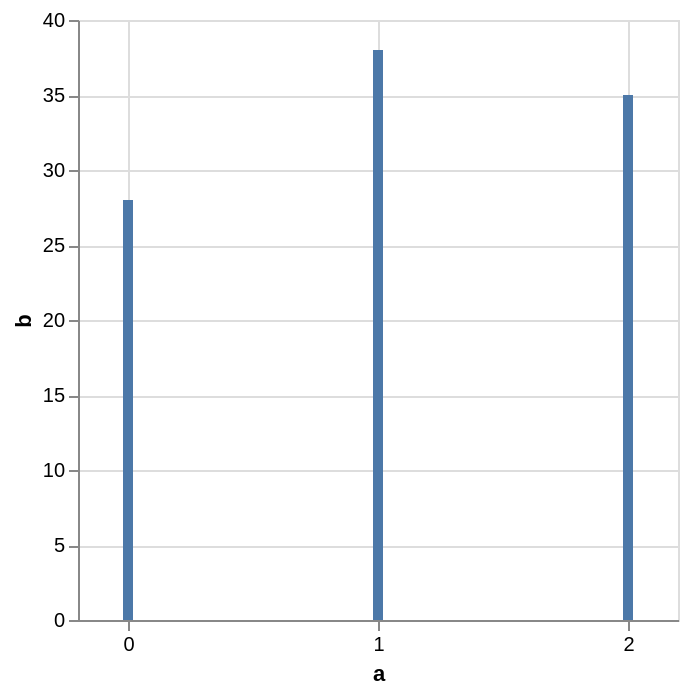

Specify this chart in Vega-Lite:
### Vega specification from a JSON file in a GitHub repository (floating-point values rounded to 4 significant figures)
{"$schema": "https://vega.github.io/schema/vega/v5.json", "description": "A simple bar chart with integer axis.", "background": "white", "padding": 5, "width": 300, "height": 300, "style": "cell", "data": [{"name": "source_0", "values": [{"a": 0, "b": 28}, {"a": 1, "b": 38}, {"a": 2, "b": 35}]}, {"name": "data_0", "source": "source_0", "transform": [{"type": "stack", "groupby": ["a"], "field": "b", "sort": {"field": [], "order": []}, "as": ["b_start", "b_end"], "offset": "zero"}, {"type": "filter", "expr": "isValid(datum[\"a\"]) && isFinite(+datum[\"a\"]) && isValid(datum[\"b\"]) && isFinite(+datum[\"b\"])"}]}], "marks": [{"name": "marks", "type": "rect", "style": ["bar"], "from": {"data": "data_0"}, "encode": {"update": {"fill": {"value": "#4c78a8"}, "ariaRoleDescription": {"value": "bar"}, "description": {"signal": "\"a: \" + (format(datum[\"a\"], \"d\")) + \"; b: \" + (format(datum[\"b\"], \"\"))"}, "xc": {"scale": "x", "field": "a"}, "width": {"value": 5}, "y": {"scale": "y", "field": "b_end"}, "y2": {"scale": "y", "field": "b_start"}}}}], "scales": [{"name": "x", "type": "linear", "domain": {"data": "data_0", "field": "a"}, "range": [0, {"signal": "width"}], "nice": true, "zero": false, "padding": 5}, {"name": "y", "type": "linear", "domain": {"data": "data_0", "fields": ["b_start", "b_end"]}, "range": [{"signal": "height"}, 0], "nice": true, "zero": true}], "axes": [{"scale": "x", "orient": "bottom", "gridScale": "y", "grid": true, "tickCount": {"signal": "ceil(width/40)"}, "tickMinStep": 1, "domain": false, "labels": false, "aria": false, "maxExtent": 0, "minExtent": 0, "ticks": false, "zindex": 0}, {"scale": "y", "orient": "left", "gridScale": "x", "grid": true, "tickCount": {"signal": "ceil(height/40)"}, "domain": false, "labels": false, "aria": false, "maxExtent": 0, "minExtent": 0, "ticks": false, "zindex": 0}, {"scale": "x", "orient": "bottom", "grid": false, "title": "a", "format": "d", "labelFlush": true, "labelOverlap": true, "tickCount": {"signal": "ceil(width/40)"}, "tickMinStep": 1, "zindex": 0}, {"scale": "y", "orient": "left", "grid": false, "title": "b", "labelOverlap": true, "tickCount": {"signal": "ceil(height/40)"}, "zindex": 0}]}
